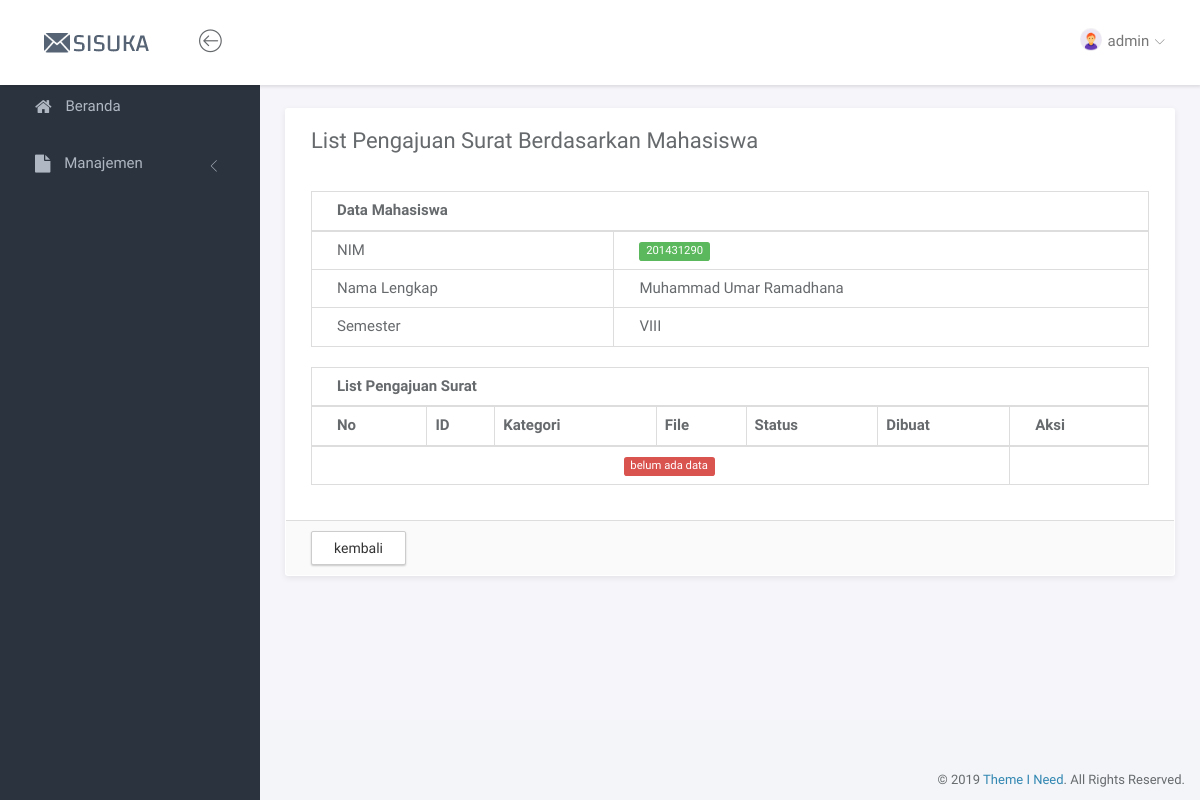
The app's page /index.php?page=listsuratmhs&id=201431290 (signed in) with its own data.
### tables this page shows
CREATE TABLE `tbl_user` (
  `id_user` int(11) NOT NULL,
  `username` varchar(15) NOT NULL,
  `password` varchar(10) NOT NULL,
  `role` int(2) NOT NULL,
  `terakhir_login` timestamp NULL DEFAULT NULL ON UPDATE CURRENT_TIMESTAMP
);

CREATE TABLE `tbl_mahasiswa` (
  `nim` varchar(15) NOT NULL,
  `nama_lengkap` varchar(100) NOT NULL,
  `email` varchar(50) NOT NULL,
  `ipk` decimal(3,2) NOT NULL,
  `semester` varchar(5) NOT NULL,
  `password` varchar(10) NOT NULL,
  `terakhir_login` timestamp NULL DEFAULT NULL ON UPDATE CURRENT_TIMESTAMP
);

### service.php (called while the page is built, shortened)
<?php
$user       = $_SESSION['username'];
$role       = $_SESSION['role'];
if ($role == 1){
    $sql = mysqli_query($conn, "SELECT * FROM tbl_user WHERE username='$user'");
    $datauser = mysqli_fetch_array($sql);
    $nama = $datauser['username'];
    $photo = 'assets/img/admin.png';
} else {
    $sql = mysqli_query($conn, "SELECT * FROM tbl_mahasiswa WHERE nim='$user'");
    $datauser = mysqli_fetch_array($sql);
    $nama = $datauser['nama_lengkap'];
    $photo = 'assets/img/no-photo.png';
}
function jumSurat($params){
    include 'lib/koneksi.php';
    $count = 0;
    $q = mysqli_query($conn, "SELECT * FROM tbl_suratkonfirmasi");
    while($data=mysqli_fetch_array($q)){
        if (in_array($params, json_decode($data['data']))){
            $count++;
        }
    }
    return $count;
}
?>

### page/listsurat/listsuratmhs.php (the view, shortened to what this page needs)
<?php
    $g = mysqli_query($conn, "SELECT * FROM tbl_mahasiswa WHERE nim='$_GET[id]'");
    $data = mysqli_fetch_array($g);
    $jum = jumSurat($_GET['id']);
    if ($jum > 0){
        $r = mysqli_query($conn, "SELECT * FROM tbl_suratkonfirmasi
                                JOIN tbl_kategorisurat ON tbl_suratkonfirmasi.id_kategori=tbl_kategorisurat.id_kategori");
        while($row=mysqli_fetch_array($r)){
            if(in_array($_GET['id'],json_decode($row['data']))){
                $isi['id'] = $row['id_suratkonfirmasi'];
                $isi['id_kategori'] = $row['id_kategori'];
                $isi['nama_kategori'] = $row['nama'];
                $isi['file_surat'] = $row['file_surat'];
                $isi['status'] = $row['status_surat'];
                $isi['dibuat'] = $row['created_at'];
                $arr[] = $isi;
            }
        }
            $arrSurat = json_encode($arr);
    } else {
        $arr=[];
        $arrSurat = json_encode($arr);
    }
?>
<div class="panel panel-headline">
    <div class="panel-heading">
        <div class="row">
            <div class="col-md-12">
                <div class="pull-left">
                    <h3 class="panel-title">List Pengajuan Surat Berdasarkan Mahasiswa</h3>
                </div>
            </div>
        </div>
    </div>
    <div class="panel-body">
        <div class="row">
            <div class="col-md-12">
                <div class="table-responsive">
                    <table class="table table-bordered">
                        <thead>
                            <tr>
                                <th colspan="2">Data Mahasiswa</th>
                            </tr>
                        </thead>
                        <tbody>
                            <tr>
                                <td>NIM</td>
                                <td><span class="label label-success"><?= $data['nim'] ?></span></td>
                            </tr>
                            <tr>
                                <td>Nama Lengkap</td>
                                <td><?= $data['nama_lengkap'] ?></td>
                            </tr>
                            <tr>
                                <td>Semester</td>
                                <td><?= $data['semester'] ?></td>
                            </tr>
                        </tbody>
                    </table>
                </div>
                <div class="table-responsive">
                    <table class="table table-bordered">
                        <thead>
                            <tr>
                                <th colspan="7">List Pengajuan Surat</th>
                            </tr>
                            <tr>
                                <th>No</th>
                                <th>ID</th>
                                <th>Kategori</th>
                                <th>File</th>
                                <th>Status</th>
                                <th>Dibuat</th>
                                <th>Aksi</th>
                            </tr>
                        </thead>
                        <tbody>
                           <?php
                            if (count(json_decode($arrSurat)) > 0){
                                $no = 1;
                                foreach(json_decode($arrSurat) as $row){
                                    echo '<tr>';
                                    echo '<td>'.$no.'</td>';
                                    echo '<td><span class="label label-info">'.$row->id.'</span></td>';
                                    echo '<td><span class="label label-success">'.$row->id_kategori.'</span> '.$row->nama_kategori.'</td>';
                                    echo '<td><a href="file/surat/'.$row->file_surat.'" class="btn btn-primary btn-xs" target="_blank" title="lihat file">'.$row->file_surat.'</a></td>';
                                    echo '<td>'.getStatus($row->id_kategori,$row->status).'</td>';
                                    echo '<td>'.tanggal_indo($row->dibuat).'</td>';
                                    echo '<td><a href="?page=listsuratlihat&id='.$row->id.'" class="btn btn-warning btn-xs"><i class="fa fa-eye"></i> lihat</a></td>';
                                    echo '<tr>';
                                    $no++;
                                }
                            } else {
                                echo '<tr>';
                                echo '<td colspan="6" style="text-align:center;"><span class="label label-danger">belum ada data</span></td>';
                                echo '</tr>';
                            }
                           ?>
                        </tbody>
                    </table>
                </div>
            </div>
        </div>
    </div>
    <div class="panel-footer">
        <a href="?page=listsurat" class="btn btn-default">kembali</a>
    </div>
</div>

### header.php (shortened to what this page needs)
<nav class="navbar navbar-default navbar-fixed-top">
			<div class="brand">
				<a href="index.html"><img src="assets/img/sisuka.png" alt="Klorofil Logo" class="img-responsive logo"></a>
			</div>
			<div class="container-fluid">
				<div class="navbar-btn">
					<button type="button" class="btn-toggle-fullwidth"><i class="lnr lnr-arrow-left-circle"></i></button>
				</div>
				<div id="navbar-menu">
					<ul class="nav navbar-nav navbar-right">
						<li class="dropdown">
							<a href="#" class="dropdown-toggle" data-toggle="dropdown"><img src="<?= $photo ?>" class="img-circle" alt="Avatar"> <span><?= $nama ?></span> <i class="icon-submenu lnr lnr-chevron-down"></i></a>
						</li>
					</ul>
				</div>
			</div>
		</nav>

### assets/css/main.css (style rules this page uses)
html { position: relative; min-height: 100%; }
body { background-color: #F3F5F8; font-family: "Source Sans Pro", sans-serif; font-size: 15px; color: #676a6d; }
a { color: #3287B2; }
th { font-weight: 600; }
.navbar-default { -webkit-transition: all 0.3s ease-in-out; -moz-transition: all 0.3s ease-in-out; -ms-transition: all 0.3s ease-in-out; -o-transition: all 0.3s ease-in-out; transition: all 0.3s ease-in-out; -moz-box-shadow: 1px 2px 3px rgba(0, 0, 0, 0.1); -webkit-box-shadow: 1px 2px 3px rgba(0, 0, 0, 0.1); box-shadow: 1px 2px 3px rgba(0, 0, 0, 0.1); -webkit-border-radius: 0; -moz-border-radius: 0; border-radius: 0; padding: 0; margin: 0; border: none; background-color: #fff; }
.navbar-default .brand { float: left; padding: 30px 39px; background-color: #fff; }
.navbar-btn { float: left; padding: 16px 0; }
.navbar-btn button { font-size: 24px; padding: 4px 8px; line-height: .7; border: none; background: none; outline: none; }
.navbar-nav > li > a { padding: 28px 20px; }
.navbar-nav > li > a > i { font-size: 22px; margin-right: 2px; vertical-align: middle; }
.navbar-nav > li > a > i.icon-submenu { margin-left: 2px; margin-right: 0; font-size: 10px; position: relative; top: 2px; }
.navbar-nav > li > a > span { position: relative; top: 2px; }
.navbar-nav > li > a img { width: 22px; margin-right: 2px; }
@media screen and (min-width: 768px) { .navbar-nav.navbar-right { margin-right: 0; } }
.btn { -webkit-border-radius: 2px; -moz-border-radius: 2px; border-radius: 2px; -moz-box-shadow: 0px 1px 2px 0 rgba(0, 0, 0, 0.2); -webkit-box-shadow: 0px 1px 2px 0 rgba(0, 0, 0, 0.2); box-shadow: 0px 1px 2px 0 rgba(0, 0, 0, 0.2); padding: 6px 22px; }
.panel { -webkit-border-radius: 3px; -moz-border-radius: 3px; border-radius: 3px; -moz-box-shadow: 0 2px 6px rgba(0, 0, 0, 0.08); -webkit-box-shadow: 0 2px 6px rgba(0, 0, 0, 0.08); box-shadow: 0 2px 6px rgba(0, 0, 0, 0.08); background-color: #fff; margin-bottom: 30px; }
.panel .panel-heading, .panel .panel-body, .panel .panel-footer { padding-left: 25px; padding-right: 25px; }
.panel .panel-heading { padding-top: 20px; padding-bottom: 20px; position: relative; }
.panel .panel-heading .panel-title { margin: 0; font-size: 18px; font-weight: 300; }
.panel .panel-body { padding-top: 10px; padding-bottom: 15px; }
.panel.panel-headline .panel-heading { border-bottom: none; }
.panel.panel-headline .panel-heading .panel-title { margin-bottom: 8px; font-size: 22px; font-weight: normal; }
.panel .table > thead > tr > td:first-child, .panel .table > thead > tr > th:first-child, .panel .table > tbody > tr > td:first-child, .panel .table > tbody > tr > th:first-child, .panel .table > tfoot > tr > td:first-child, .panel .table > tfoot > tr > th:first-child { padding-left: 25px; }
.panel .table > thead > tr > td:last-child, .panel .table > thead > tr > th:last-child, .panel .table > tbody > tr > td:last-child, .panel .table > tbody > tr > th:last-child, .panel .table > tfoot > tr > td:last-child, .panel .table > tfoot > tr > th:last-child { padding-left: 25px; }
.panel-footer { background-color: #fafafa; }
.label { font-weight: normal; }

### records on screen
tbl_user: username "admin"
tbl_mahasiswa: nim "201431290", nama_lengkap "Muhammad Umar Ramadhana", semester "VIII"
